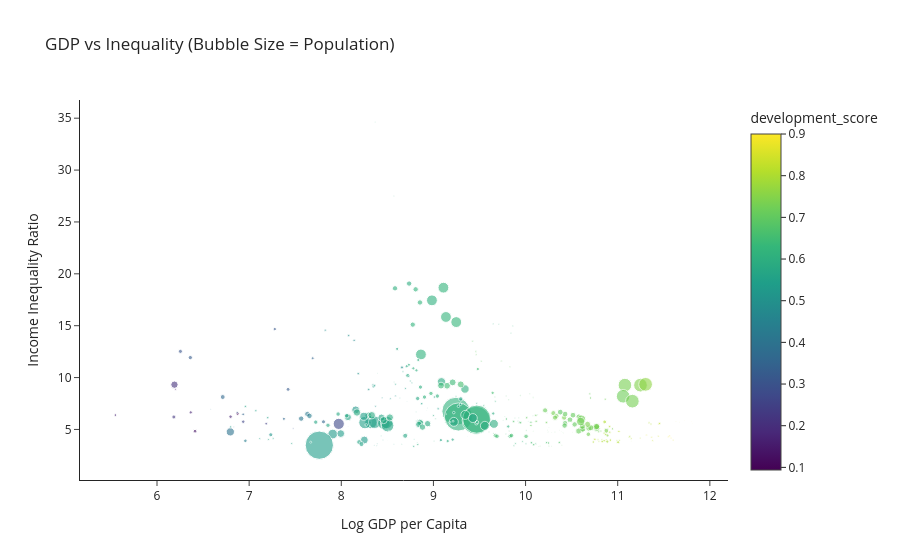

Notebook source saved alongside this figure:
### Code cell
import plotly.express as px

fig = px.scatter(
    merged_df,
    x="log_gdp_per_capita",
    y="top20_bottom20_ratio",
    size="population_total",
    color="development_score",
    color_continuous_scale="Viridis",
    opacity=0.6,
    hover_name="country_name",
    hover_data={
        "year": True,
        "gdp_per_capita": True,
        "population_total": ":,",
        "top20_bottom20_ratio": False   # remove duplicate
    },
    title="GDP vs Inequality (Bubble Size = Population)",
    labels={
        "log_gdp_per_capita": "Log GDP per Capita",
        "top20_bottom20_ratio": "Income Inequality Ratio"
    }
)

fig.update_layout(template="simple_white")

fig.update_traces(
    hovertemplate=
    "<b>Country:</b> %{hovertext}<br>" +
    "<b>Year:</b> %{customdata[0]}<br>" +
    "<b>GDP per Capita:</b> %{customdata[1]}<br>" +
    "<b>Population:</b> %{customdata[2]:,}<br>" +
    "<b>Inequality Ratio:</b> %{y:.2f}<extra></extra>"
)

fig.show()

### Figure 1 — Plotly figure (JSON) as saved in the notebook; plotly's stock layout.template omitted (floating-point values rounded to 4 significant figures; data arrays with more than 128 entries replaced by an {"elided": "..."} marker saying what was removed)
{"data": [{"customdata": {"elided": "355x3 float values"}, "hovertemplate": "<b>Country:</b> %{hovertext}<br><b>Year:</b> %{customdata[0]}<br><b>GDP per Capita:</b> %{customdata[1]}<br><b>Population:</b> %{customdata[2]:,}<br><b>Inequality Ratio:</b> %{y:.2f}<extra></extra>", "hovertext": {"elided": "355 str values"}, "legendgroup": "", "marker": {"color": {"elided": "355 float values"}, "coloraxis": "coloraxis", "opacity": 0.6, "size": {"elided": "355 int values"}, "sizemode": "area", "sizeref": 3564000.0, "symbol": "circle"}, "mode": "markers", "name": "", "orientation": "v", "showlegend": false, "type": "scatter", "x": {"elided": "355 float values"}, "xaxis": "x", "y": {"elided": "355 float values"}, "yaxis": "y"}], "layout": {"coloraxis": {"colorbar": {"title": {"text": "development_score"}}, "colorscale": [[0, "#440154"], [0.1111, "#482878"], [0.2222, "#3e4989"], [0.3333, "#31688e"], [0.4444, "#26828e"], [0.5556, "#1f9e89"], [0.6667, "#35b779"], [0.7778, "#6ece58"], [0.8889, "#b5de2b"], [1, "#fde725"]]}, "legend": {"itemsizing": "constant", "tracegroupgap": 0}, "title": {"text": "GDP vs Inequality (Bubble Size = Population)"}, "xaxis": {"anchor": "y", "domain": [0, 1], "title": {"text": "Log GDP per Capita"}}, "yaxis": {"anchor": "x", "domain": [0, 1], "title": {"text": "Income Inequality Ratio"}}}}
